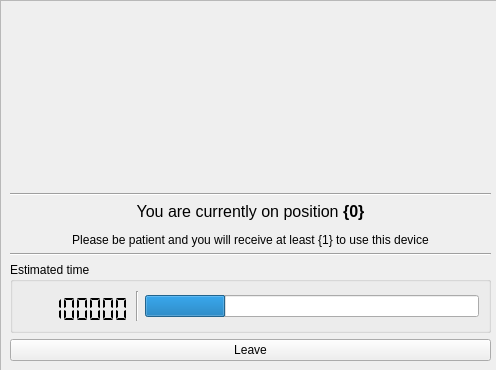
<?xml version="1.0" encoding="UTF-8"?>
<ui version="4.0">
 <class>RemoteConfig</class>
 <widget class="QDialog" name="RemoteConfig">
  <property name="geometry">
   <rect>
    <x>0</x>
    <y>0</y>
    <width>496</width>
    <height>370</height>
   </rect>
  </property>
  <property name="minimumSize">
   <size>
    <width>496</width>
    <height>370</height>
   </size>
  </property>
  <property name="maximumSize">
   <size>
    <width>496</width>
    <height>370</height>
   </size>
  </property>
  <property name="windowTitle">
   <string>Dialog</string>
  </property>
  <widget class="QStackedWidget" name="stackedWidget">
   <property name="geometry">
    <rect>
     <x>0</x>
     <y>0</y>
     <width>496</width>
     <height>370</height>
    </rect>
   </property>
   <property name="sizePolicy">
    <sizepolicy hsizetype="Fixed" vsizetype="Fixed">
     <horstretch>0</horstretch>
     <verstretch>0</verstretch>
    </sizepolicy>
   </property>
   <property name="currentIndex">
    <number>2</number>
   </property>
   <widget class="QWidget" name="auth">
    <property name="sizePolicy">
     <sizepolicy hsizetype="Maximum" vsizetype="Maximum">
      <horstretch>0</horstretch>
      <verstretch>0</verstretch>
     </sizepolicy>
    </property>
    <widget class="QFrame" name="frame_7">
     <property name="geometry">
      <rect>
       <x>0</x>
       <y>0</y>
       <width>496</width>
       <height>370</height>
      </rect>
     </property>
     <property name="sizePolicy">
      <sizepolicy hsizetype="Maximum" vsizetype="Maximum">
       <horstretch>0</horstretch>
       <verstretch>0</verstretch>
      </sizepolicy>
     </property>
     <property name="frameShape">
      <enum>QFrame::StyledPanel</enum>
     </property>
     <property name="frameShadow">
      <enum>QFrame::Raised</enum>
     </property>
     <layout class="QVBoxLayout" name="verticalLayout_7">
      <item>
       <widget class="QLabel" name="logo">
        <property name="sizePolicy">
         <sizepolicy hsizetype="Expanding" vsizetype="Expanding">
          <horstretch>0</horstretch>
          <verstretch>0</verstretch>
         </sizepolicy>
        </property>
        <property name="text">
         <string/>
        </property>
        <property name="alignment">
         <set>Qt::AlignCenter</set>
        </property>
       </widget>
      </item>
      <item>
       <widget class="Line" name="line_6">
        <property name="orientation">
         <enum>Qt::Horizontal</enum>
        </property>
       </widget>
      </item>
      <item>
       <widget class="QFrame" name="vframe_1">
        <property name="sizePolicy">
         <sizepolicy hsizetype="Preferred" vsizetype="Minimum">
          <horstretch>0</horstretch>
          <verstretch>0</verstretch>
         </sizepolicy>
        </property>
        <property name="maximumSize">
         <size>
          <width>16777215</width>
          <height>130</height>
         </size>
        </property>
        <layout class="QHBoxLayout" name="horizontalLayout">
         <property name="leftMargin">
          <number>0</number>
         </property>
         <property name="topMargin">
          <number>0</number>
         </property>
         <property name="rightMargin">
          <number>0</number>
         </property>
         <property name="bottomMargin">
          <number>0</number>
         </property>
         <item>
          <widget class="QFrame" name="serviceFrame">
           <property name="minimumSize">
            <size>
             <width>190</width>
             <height>0</height>
            </size>
           </property>
           <property name="maximumSize">
            <size>
             <width>200</width>
             <height>16777215</height>
            </size>
           </property>
           <property name="frameShape">
            <enum>QFrame::Box</enum>
           </property>
           <property name="frameShadow">
            <enum>QFrame::Sunken</enum>
           </property>
           <layout class="QVBoxLayout" name="verticalLayout_3">
            <property name="spacing">
             <number>3</number>
            </property>
            <property name="leftMargin">
             <number>4</number>
            </property>
            <property name="topMargin">
             <number>4</number>
            </property>
            <property name="rightMargin">
             <number>4</number>
            </property>
            <property name="bottomMargin">
             <number>0</number>
            </property>
            <item>
             <widget class="QLabel" name="label_4">
              <property name="minimumSize">
               <size>
                <width>0</width>
                <height>0</height>
               </size>
              </property>
              <property name="maximumSize">
               <size>
                <width>16777215</width>
                <height>9</height>
               </size>
              </property>
              <property name="text">
               <string>Domain</string>
              </property>
             </widget>
            </item>
            <item>
             <widget class="QComboBox" name="serviceSelector"/>
            </item>
            <item>
             <widget class="QLabel" name="label_5">
              <property name="maximumSize">
               <size>
                <width>16777215</width>
                <height>9</height>
               </size>
              </property>
              <property name="text">
               <string>Devices</string>
              </property>
             </widget>
            </item>
            <item>
             <widget class="QComboBox" name="deviceSelector"/>
            </item>
            <item>
             <widget class="QLabel" name="label_8">
              <property name="maximumSize">
               <size>
                <width>16777215</width>
                <height>9</height>
               </size>
              </property>
              <property name="text">
               <string>Methods</string>
              </property>
             </widget>
            </item>
            <item>
             <widget class="QComboBox" name="methodSelector"/>
            </item>
           </layout>
          </widget>
         </item>
         <item>
          <widget class="Line" name="separator_1">
           <property name="orientation">
            <enum>Qt::Vertical</enum>
           </property>
          </widget>
         </item>
         <item>
          <widget class="QFrame" name="loginFrame">
           <property name="frameShape">
            <enum>QFrame::Box</enum>
           </property>
           <property name="frameShadow">
            <enum>QFrame::Sunken</enum>
           </property>
           <layout class="QVBoxLayout" name="verticalLayout_2">
            <property name="spacing">
             <number>4</number>
            </property>
            <property name="leftMargin">
             <number>4</number>
            </property>
            <property name="topMargin">
             <number>4</number>
            </property>
            <property name="rightMargin">
             <number>4</number>
            </property>
            <property name="bottomMargin">
             <number>4</number>
            </property>
            <item>
             <widget class="QLabel" name="label">
              <property name="text">
               <string>Login</string>
              </property>
             </widget>
            </item>
            <item>
             <widget class="QLineEdit" name="loginInput"/>
            </item>
            <item>
             <widget class="QLabel" name="label_2">
              <property name="text">
               <string>Password</string>
              </property>
             </widget>
            </item>
            <item>
             <widget class="QLineEdit" name="passwdInput">
              <property name="echoMode">
               <enum>QLineEdit::Password</enum>
              </property>
             </widget>
            </item>
            <item>
             <spacer name="verticalSpacer_2">
              <property name="orientation">
               <enum>Qt::Vertical</enum>
              </property>
              <property name="sizeHint" stdset="0">
               <size>
                <width>20</width>
                <height>40</height>
               </size>
              </property>
             </spacer>
            </item>
            <item>
             <widget class="QPushButton" name="connectButton">
              <property name="text">
               <string>Connect</string>
              </property>
             </widget>
            </item>
           </layout>
          </widget>
         </item>
        </layout>
       </widget>
      </item>
      <item>
       <widget class="QGroupBox" name="statusGroupBox">
        <property name="sizePolicy">
         <sizepolicy hsizetype="Expanding" vsizetype="Expanding">
          <horstretch>0</horstretch>
          <verstretch>0</verstretch>
         </sizepolicy>
        </property>
        <property name="minimumSize">
         <size>
          <width>0</width>
          <height>50</height>
         </size>
        </property>
        <property name="maximumSize">
         <size>
          <width>16777215</width>
          <height>45</height>
         </size>
        </property>
        <property name="layoutDirection">
         <enum>Qt::LeftToRight</enum>
        </property>
        <property name="title">
         <string>Status</string>
        </property>
        <property name="flat">
         <bool>false</bool>
        </property>
        <layout class="QHBoxLayout" name="horizontalLayout_5">
         <property name="leftMargin">
          <number>0</number>
         </property>
         <property name="topMargin">
          <number>0</number>
         </property>
         <property name="rightMargin">
          <number>0</number>
         </property>
         <property name="bottomMargin">
          <number>0</number>
         </property>
         <item>
          <widget class="QFrame" name="frame_8">
           <property name="maximumSize">
            <size>
             <width>80</width>
             <height>26</height>
            </size>
           </property>
           <property name="frameShape">
            <enum>QFrame::StyledPanel</enum>
           </property>
           <property name="frameShadow">
            <enum>QFrame::Raised</enum>
           </property>
           <layout class="QHBoxLayout" name="horizontalLayout_6">
            <property name="leftMargin">
             <number>0</number>
            </property>
            <property name="topMargin">
             <number>0</number>
            </property>
            <property name="rightMargin">
             <number>0</number>
            </property>
            <property name="bottomMargin">
             <number>0</number>
            </property>
            <item>
             <widget class="QLabel" name="statusLabel">
              <property name="maximumSize">
               <size>
                <width>65</width>
                <height>16777215</height>
               </size>
              </property>
              <property name="font">
               <font>
                <family>Calibri</family>
                <pointsize>10</pointsize>
               </font>
              </property>
              <property name="text">
               <string>statusLabel</string>
              </property>
              <property name="alignment">
               <set>Qt::AlignCenter</set>
              </property>
             </widget>
            </item>
            <item>
             <widget class="QLabel" name="status">
              <property name="minimumSize">
               <size>
                <width>20</width>
                <height>20</height>
               </size>
              </property>
              <property name="maximumSize">
               <size>
                <width>20</width>
                <height>20</height>
               </size>
              </property>
              <property name="text">
               <string/>
              </property>
             </widget>
            </item>
           </layout>
          </widget>
         </item>
         <item>
          <widget class="Line" name="line_3">
           <property name="maximumSize">
            <size>
             <width>16777215</width>
             <height>24</height>
            </size>
           </property>
           <property name="orientation">
            <enum>Qt::Vertical</enum>
           </property>
          </widget>
         </item>
         <item>
          <widget class="QLabel" name="lcdLbl">
           <property name="maximumSize">
            <size>
             <width>40</width>
             <height>16777215</height>
            </size>
           </property>
           <property name="font">
            <font>
             <family>Calibri</family>
             <pointsize>10</pointsize>
            </font>
           </property>
           <property name="text">
            <string>Devices</string>
           </property>
           <property name="alignment">
            <set>Qt::AlignCenter</set>
           </property>
          </widget>
         </item>
         <item>
          <widget class="QLCDNumber" name="lcdTotal">
           <property name="maximumSize">
            <size>
             <width>37</width>
             <height>24</height>
            </size>
           </property>
           <property name="smallDecimalPoint">
            <bool>false</bool>
           </property>
           <property name="digitCount">
            <number>2</number>
           </property>
          </widget>
         </item>
         <item>
          <widget class="Line" name="line_8">
           <property name="maximumSize">
            <size>
             <width>16777215</width>
             <height>24</height>
            </size>
           </property>
           <property name="frameShadow">
            <enum>QFrame::Plain</enum>
           </property>
           <property name="lineWidth">
            <number>2</number>
           </property>
           <property name="midLineWidth">
            <number>1</number>
           </property>
           <property name="orientation">
            <enum>Qt::Vertical</enum>
           </property>
          </widget>
         </item>
         <item>
          <widget class="QLCDNumber" name="lcdAmount">
           <property name="maximumSize">
            <size>
             <width>37</width>
             <height>24</height>
            </size>
           </property>
           <property name="smallDecimalPoint">
            <bool>false</bool>
           </property>
           <property name="digitCount">
            <number>2</number>
           </property>
          </widget>
         </item>
         <item>
          <widget class="Line" name="line_7">
           <property name="maximumSize">
            <size>
             <width>16777215</width>
             <height>24</height>
            </size>
           </property>
           <property name="orientation">
            <enum>Qt::Vertical</enum>
           </property>
          </widget>
         </item>
         <item>
          <widget class="QLabel" name="uptimeLabel">
           <property name="font">
            <font>
             <family>Calibri</family>
             <pointsize>11</pointsize>
            </font>
           </property>
           <property name="text">
            <string>Uptime: 10d 14h 32m 7s</string>
           </property>
          </widget>
         </item>
        </layout>
       </widget>
      </item>
     </layout>
    </widget>
   </widget>
   <widget class="QWidget" name="config">
    <property name="maximumSize">
     <size>
      <width>16777215</width>
      <height>371</height>
     </size>
    </property>
    <widget class="QTabWidget" name="tabs">
     <property name="enabled">
      <bool>true</bool>
     </property>
     <property name="geometry">
      <rect>
       <x>9</x>
       <y>9</y>
       <width>481</width>
       <height>291</height>
      </rect>
     </property>
     <property name="currentIndex">
      <number>0</number>
     </property>
     <widget class="QWidget" name="infoTab">
      <attribute name="title">
       <string>Info</string>
      </attribute>
      <layout class="QFormLayout" name="formLayout">
       <item row="0" column="0">
        <widget class="QFrame" name="frame_5">
         <property name="frameShape">
          <enum>QFrame::StyledPanel</enum>
         </property>
         <property name="frameShadow">
          <enum>QFrame::Raised</enum>
         </property>
         <layout class="QVBoxLayout" name="verticalLayout_8">
          <property name="spacing">
           <number>0</number>
          </property>
          <property name="leftMargin">
           <number>0</number>
          </property>
          <property name="topMargin">
           <number>0</number>
          </property>
          <property name="rightMargin">
           <number>0</number>
          </property>
          <property name="bottomMargin">
           <number>0</number>
          </property>
          <item>
           <widget class="QFrame" name="frame">
            <property name="minimumSize">
             <size>
              <width>150</width>
              <height>160</height>
             </size>
            </property>
            <property name="frameShape">
             <enum>QFrame::Box</enum>
            </property>
            <property name="frameShadow">
             <enum>QFrame::Raised</enum>
            </property>
            <layout class="QVBoxLayout" name="verticalLayout_4">
             <property name="spacing">
              <number>4</number>
             </property>
             <property name="bottomMargin">
              <number>2</number>
             </property>
             <item>
              <widget class="QLabel" name="methodImg">
               <property name="text">
                <string/>
               </property>
               <property name="alignment">
                <set>Qt::AlignCenter</set>
               </property>
              </widget>
             </item>
             <item>
              <widget class="Line" name="line_2">
               <property name="orientation">
                <enum>Qt::Horizontal</enum>
               </property>
              </widget>
             </item>
             <item>
              <widget class="QLabel" name="methodLabel">
               <property name="maximumSize">
                <size>
                 <width>16777215</width>
                 <height>16</height>
                </size>
               </property>
               <property name="font">
                <font>
                 <family>Terminal</family>
                 <pointsize>9</pointsize>
                 <italic>false</italic>
                 <bold>false</bold>
                </font>
               </property>
               <property name="styleSheet">
                <string notr="true">font: 9pt &quot;Terminal&quot;;</string>
               </property>
               <property name="text">
                <string>MethodLabel</string>
               </property>
               <property name="scaledContents">
                <bool>true</bool>
               </property>
               <property name="alignment">
                <set>Qt::AlignCenter</set>
               </property>
              </widget>
             </item>
             <item>
              <widget class="QFrame" name="methodTokenFrame">
               <property name="minimumSize">
                <size>
                 <width>0</width>
                 <height>0</height>
                </size>
               </property>
               <property name="maximumSize">
                <size>
                 <width>16777215</width>
                 <height>20</height>
                </size>
               </property>
               <property name="frameShape">
                <enum>QFrame::Box</enum>
               </property>
               <property name="frameShadow">
                <enum>QFrame::Sunken</enum>
               </property>
               <layout class="QHBoxLayout" name="horizontalLayout_3">
                <property name="leftMargin">
                 <number>0</number>
                </property>
                <property name="topMargin">
                 <number>0</number>
                </property>
                <property name="rightMargin">
                 <number>0</number>
                </property>
                <property name="bottomMargin">
                 <number>0</number>
                </property>
                <item>
                 <widget class="QLabel" name="content">
                  <property name="maximumSize">
                   <size>
                    <width>16777215</width>
                    <height>16</height>
                   </size>
                  </property>
                  <property name="font">
                   <font>
                    <family>Terminal</family>
                    <pointsize>6</pointsize>
                    <bold>true</bold>
                   </font>
                  </property>
                  <property name="text">
                   <string>TextLabel</string>
                  </property>
                  <property name="alignment">
                   <set>Qt::AlignCenter</set>
                  </property>
                 </widget>
                </item>
                <item>
                 <widget class="QToolButton" name="copyToClipboard">
                  <property name="text">
                   <string>C</string>
                  </property>
                 </widget>
                </item>
               </layout>
              </widget>
             </item>
            </layout>
           </widget>
          </item>
          <item>
           <spacer name="verticalSpacer_3">
            <property name="orientation">
             <enum>Qt::Vertical</enum>
            </property>
            <property name="sizeType">
             <enum>QSizePolicy::Expanding</enum>
            </property>
            <property name="sizeHint" stdset="0">
             <size>
              <width>20</width>
              <height>40</height>
             </size>
            </property>
           </spacer>
          </item>
          <item>
           <widget class="QFrame" name="frame_2">
            <property name="frameShape">
             <enum>QFrame::Box</enum>
            </property>
            <property name="frameShadow">
             <enum>QFrame::Raised</enum>
            </property>
            <layout class="QVBoxLayout" name="verticalLayout_5">
             <item>
              <widget class="QLabel" name="label_6">
               <property name="font">
                <font>
                 <pointsize>10</pointsize>
                </font>
               </property>
               <property name="layoutDirection">
                <enum>Qt::LeftToRight</enum>
               </property>
               <property name="text">
                <string>Time remaining</string>
               </property>
               <property name="alignment">
                <set>Qt::AlignCenter</set>
               </property>
              </widget>
             </item>
             <item>
              <widget class="QProgressBar" name="progressBar">
               <property name="value">
                <number>24</number>
               </property>
               <property name="alignment">
                <set>Qt::AlignCenter</set>
               </property>
               <property name="textVisible">
                <bool>false</bool>
               </property>
               <property name="orientation">
                <enum>Qt::Horizontal</enum>
               </property>
               <property name="invertedAppearance">
                <bool>false</bool>
               </property>
               <property name="textDirection">
                <enum>QProgressBar::TopToBottom</enum>
               </property>
              </widget>
             </item>
            </layout>
           </widget>
          </item>
         </layout>
        </widget>
       </item>
       <item row="0" column="1">
        <widget class="QFrame" name="frame_3">
         <property name="frameShape">
          <enum>QFrame::Box</enum>
         </property>
         <property name="frameShadow">
          <enum>QFrame::Raised</enum>
         </property>
         <layout class="QVBoxLayout" name="verticalLayout">
          <item>
           <widget class="QLabel" name="infoLogo">
            <property name="minimumSize">
             <size>
              <width>0</width>
              <height>140</height>
             </size>
            </property>
            <property name="text">
             <string/>
            </property>
            <property name="alignment">
             <set>Qt::AlignCenter</set>
            </property>
           </widget>
          </item>
          <item>
           <widget class="Line" name="line_4">
            <property name="orientation">
             <enum>Qt::Horizontal</enum>
            </property>
           </widget>
          </item>
          <item>
           <widget class="QFrame" name="frame_4">
            <property name="frameShape">
             <enum>QFrame::StyledPanel</enum>
            </property>
            <property name="frameShadow">
             <enum>QFrame::Raised</enum>
            </property>
            <layout class="QVBoxLayout" name="verticalLayout_6">
             <property name="spacing">
              <number>14</number>
             </property>
             <property name="leftMargin">
              <number>0</number>
             </property>
             <property name="topMargin">
              <number>0</number>
             </property>
             <property name="rightMargin">
              <number>0</number>
             </property>
             <property name="bottomMargin">
              <number>0</number>
             </property>
             <item>
              <widget class="QLabel" name="ping">
               <property name="font">
                <font>
                 <pointsize>9</pointsize>
                 <bold>true</bold>
                </font>
               </property>
               <property name="text">
                <string>Ping: 30ms</string>
               </property>
               <property name="alignment">
                <set>Qt::AlignRight|Qt::AlignTrailing|Qt::AlignVCenter</set>
               </property>
              </widget>
             </item>
             <item>
              <widget class="QPushButton" name="disconnectBtn">
               <property name="text">
                <string>Disconnect</string>
               </property>
              </widget>
             </item>
            </layout>
           </widget>
          </item>
         </layout>
        </widget>
       </item>
      </layout>
     </widget>
     <widget class="QWidget" name="IOTab">
      <attribute name="title">
       <string>IO</string>
      </attribute>
      <layout class="QFormLayout" name="formLayout_3">
       <item row="1" column="0">
        <widget class="QToolButton" name="pinOptions">
         <property name="text">
          <string>...</string>
         </property>
        </widget>
       </item>
       <item row="1" column="1">
        <spacer name="horizontalSpacer">
         <property name="orientation">
          <enum>Qt::Horizontal</enum>
         </property>
         <property name="sizeHint" stdset="0">
          <size>
           <width>40</width>
           <height>20</height>
          </size>
         </property>
        </spacer>
       </item>
       <item row="0" column="0" colspan="2">
        <widget class="QTableWidget" name="tableWidget">
         <property name="sizeAdjustPolicy">
          <enum>QAbstractScrollArea::AdjustIgnored</enum>
         </property>
         <property name="alternatingRowColors">
          <bool>false</bool>
         </property>
         <column>
          <property name="text">
           <string>Pin</string>
          </property>
          <property name="font">
           <font>
            <pointsize>12</pointsize>
           </font>
          </property>
         </column>
         <column>
          <property name="text">
           <string>Type</string>
          </property>
          <property name="font">
           <font>
            <pointsize>12</pointsize>
           </font>
          </property>
         </column>
        </widget>
       </item>
      </layout>
     </widget>
    </widget>
    <widget class="Line" name="line_5">
     <property name="geometry">
      <rect>
       <x>10</x>
       <y>300</y>
       <width>482</width>
       <height>16</height>
      </rect>
     </property>
     <property name="orientation">
      <enum>Qt::Horizontal</enum>
     </property>
    </widget>
    <widget class="QGroupBox" name="groupBox">
     <property name="geometry">
      <rect>
       <x>10</x>
       <y>310</y>
       <width>171</width>
       <height>51</height>
      </rect>
     </property>
     <property name="font">
      <font>
       <pointsize>7</pointsize>
      </font>
     </property>
     <property name="title">
      <string>Status</string>
     </property>
     <layout class="QHBoxLayout" name="horizontalLayout_2">
      <property name="spacing">
       <number>5</number>
      </property>
      <property name="leftMargin">
       <number>3</number>
      </property>
      <property name="topMargin">
       <number>0</number>
      </property>
      <property name="rightMargin">
       <number>0</number>
      </property>
      <property name="bottomMargin">
       <number>3</number>
      </property>
      <item>
       <widget class="QLCDNumber" name="timeRemaining">
        <property name="maximumSize">
         <size>
          <width>70</width>
          <height>24</height>
         </size>
        </property>
        <property name="font">
         <font>
          <pointsize>7</pointsize>
         </font>
        </property>
        <property name="acceptDrops">
         <bool>false</bool>
        </property>
        <property name="frameShape">
         <enum>QFrame::NoFrame</enum>
        </property>
        <property name="frameShadow">
         <enum>QFrame::Raised</enum>
        </property>
        <property name="lineWidth">
         <number>1</number>
        </property>
        <property name="midLineWidth">
         <number>0</number>
        </property>
        <property name="smallDecimalPoint">
         <bool>false</bool>
        </property>
        <property name="digitCount">
         <number>5</number>
        </property>
        <property name="segmentStyle">
         <enum>QLCDNumber::Flat</enum>
        </property>
        <property name="intValue" stdset="0">
         <number>1234</number>
        </property>
       </widget>
      </item>
      <item>
       <widget class="Line" name="line">
        <property name="orientation">
         <enum>Qt::Vertical</enum>
        </property>
       </widget>
      </item>
      <item>
       <widget class="QLabel" name="label_3">
        <property name="font">
         <font>
          <family>Courier</family>
          <pointsize>8</pointsize>
          <italic>true</italic>
          <bold>false</bold>
         </font>
        </property>
        <property name="text">
         <string>Connected</string>
        </property>
       </widget>
      </item>
     </layout>
    </widget>
    <widget class="QDialogButtonBox" name="buttonBox">
     <property name="geometry">
      <rect>
       <x>325</x>
       <y>340</y>
       <width>161</width>
       <height>23</height>
      </rect>
     </property>
     <property name="orientation">
      <enum>Qt::Horizontal</enum>
     </property>
     <property name="standardButtons">
      <set>QDialogButtonBox::Apply|QDialogButtonBox::Cancel</set>
     </property>
     <property name="centerButtons">
      <bool>false</bool>
     </property>
    </widget>
   </widget>
   <widget class="QWidget" name="page">
    <property name="minimumSize">
     <size>
      <width>496</width>
      <height>370</height>
     </size>
    </property>
    <widget class="QFrame" name="frame_6">
     <property name="geometry">
      <rect>
       <x>0</x>
       <y>0</y>
       <width>501</width>
       <height>371</height>
      </rect>
     </property>
     <property name="sizePolicy">
      <sizepolicy hsizetype="Maximum" vsizetype="Maximum">
       <horstretch>0</horstretch>
       <verstretch>0</verstretch>
      </sizepolicy>
     </property>
     <property name="frameShape">
      <enum>QFrame::StyledPanel</enum>
     </property>
     <property name="frameShadow">
      <enum>QFrame::Raised</enum>
     </property>
     <layout class="QVBoxLayout" name="verticalLayout_9">
      <item>
       <widget class="QLabel" name="waiting_list_logo">
        <property name="sizePolicy">
         <sizepolicy hsizetype="Expanding" vsizetype="Expanding">
          <horstretch>0</horstretch>
          <verstretch>0</verstretch>
         </sizepolicy>
        </property>
        <property name="text">
         <string>&lt;html&gt;&lt;head/&gt;&lt;body&gt;&lt;p&gt;&lt;img src=&quot;:/remote/loading.gif&quot;/&gt;&lt;/p&gt;&lt;/body&gt;&lt;/html&gt;</string>
        </property>
        <property name="alignment">
         <set>Qt::AlignCenter</set>
        </property>
       </widget>
      </item>
      <item>
       <widget class="Line" name="line_9">
        <property name="orientation">
         <enum>Qt::Horizontal</enum>
        </property>
       </widget>
      </item>
      <item>
       <widget class="QLabel" name="queueInfoLbl">
        <property name="text">
         <string>&lt;html&gt;&lt;head/&gt;&lt;body&gt;&lt;p&gt;&lt;span style=&quot; font-size:12pt;&quot;&gt;You are currently on position &lt;/span&gt;&lt;span style=&quot; font-size:12pt; font-weight:600;&quot;&gt;{0}&lt;/span&gt;&lt;/p&gt;&lt;p&gt;Please be patient and you will receive at least {1} to use this device&lt;/p&gt;&lt;/body&gt;&lt;/html&gt;</string>
        </property>
        <property name="textFormat">
         <enum>Qt::AutoText</enum>
        </property>
        <property name="scaledContents">
         <bool>false</bool>
        </property>
        <property name="alignment">
         <set>Qt::AlignCenter</set>
        </property>
       </widget>
      </item>
      <item>
       <widget class="Line" name="line_11">
        <property name="orientation">
         <enum>Qt::Horizontal</enum>
        </property>
       </widget>
      </item>
      <item>
       <widget class="QGroupBox" name="groupBox_2">
        <property name="title">
         <string>Estimated time</string>
        </property>
        <layout class="QHBoxLayout" name="horizontalLayout_7">
         <item>
          <widget class="QLCDNumber" name="timeEstimated">
           <property name="minimumSize">
            <size>
             <width>108</width>
             <height>30</height>
            </size>
           </property>
           <property name="maximumSize">
            <size>
             <width>70</width>
             <height>24</height>
            </size>
           </property>
           <property name="font">
            <font>
             <pointsize>7</pointsize>
            </font>
           </property>
           <property name="acceptDrops">
            <bool>false</bool>
           </property>
           <property name="frameShape">
            <enum>QFrame::NoFrame</enum>
           </property>
           <property name="frameShadow">
            <enum>QFrame::Raised</enum>
           </property>
           <property name="lineWidth">
            <number>1</number>
           </property>
           <property name="midLineWidth">
            <number>0</number>
           </property>
           <property name="smallDecimalPoint">
            <bool>false</bool>
           </property>
           <property name="digitCount">
            <number>8</number>
           </property>
           <property name="segmentStyle">
            <enum>QLCDNumber::Flat</enum>
           </property>
           <property name="intValue" stdset="0">
            <number>98765432</number>
           </property>
          </widget>
         </item>
         <item>
          <widget class="Line" name="line_10">
           <property name="orientation">
            <enum>Qt::Vertical</enum>
           </property>
          </widget>
         </item>
         <item>
          <widget class="QProgressBar" name="estimatedTimeProgressBar">
           <property name="value">
            <number>24</number>
           </property>
           <property name="textVisible">
            <bool>false</bool>
           </property>
          </widget>
         </item>
        </layout>
       </widget>
      </item>
      <item>
       <widget class="QPushButton" name="leaveBtn">
        <property name="text">
         <string>Leave</string>
        </property>
       </widget>
      </item>
     </layout>
    </widget>
   </widget>
  </widget>
 </widget>
 <resources/>
 <connections>
  <connection>
   <sender>buttonBox</sender>
   <signal>accepted()</signal>
   <receiver>RemoteConfig</receiver>
   <slot>accept()</slot>
   <hints>
    <hint type="sourcelabel">
     <x>248</x>
     <y>254</y>
    </hint>
    <hint type="destinationlabel">
     <x>157</x>
     <y>274</y>
    </hint>
   </hints>
  </connection>
  <connection>
   <sender>buttonBox</sender>
   <signal>rejected()</signal>
   <receiver>RemoteConfig</receiver>
   <slot>reject()</slot>
   <hints>
    <hint type="sourcelabel">
     <x>316</x>
     <y>260</y>
    </hint>
    <hint type="destinationlabel">
     <x>286</x>
     <y>274</y>
    </hint>
   </hints>
  </connection>
 </connections>
</ui>
